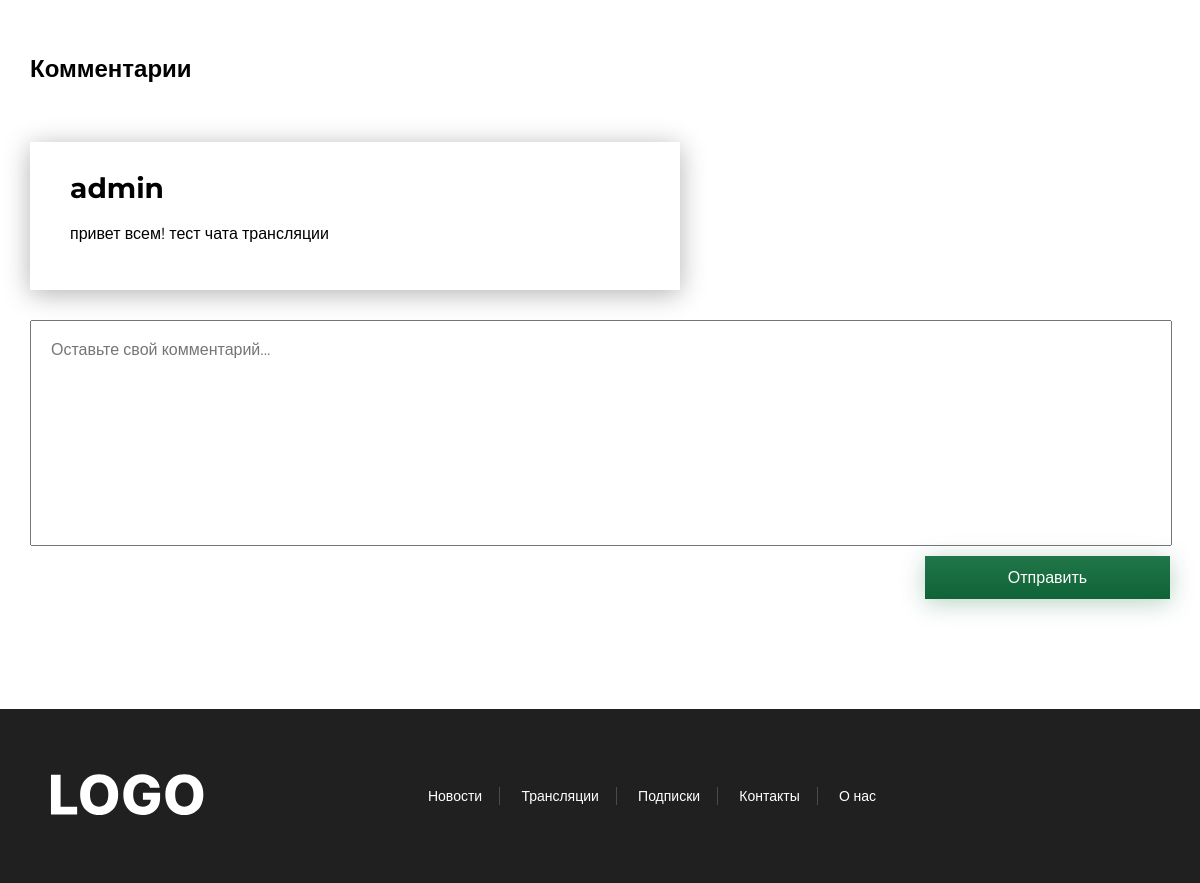
Before: /translation/3 (signed in, lower part) with the older database file.
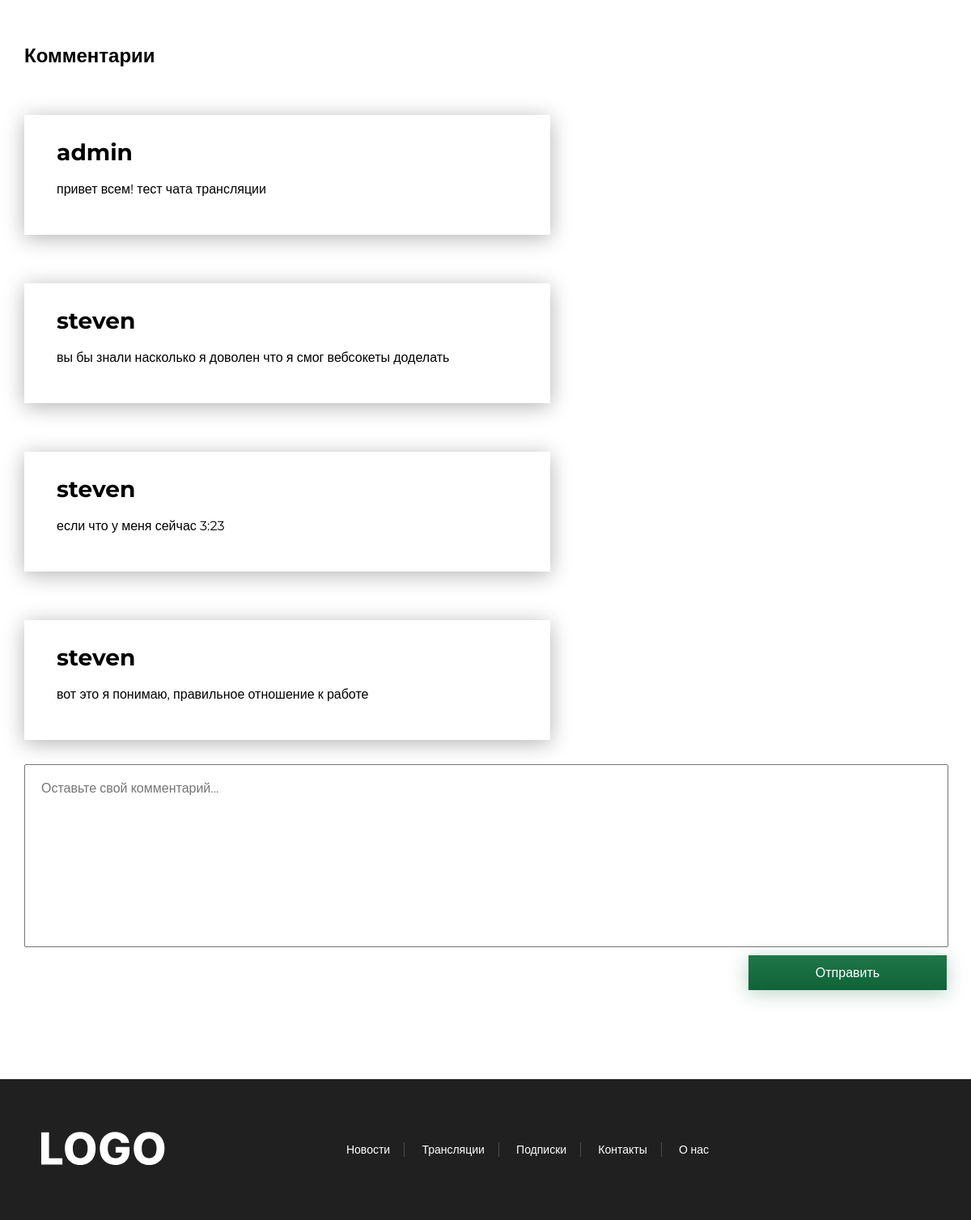
After: the same page with the newer database file.
### mainsite/models.py (models this page shows, shortened)
class TranslationComment(models.Model):
    text = models.TextField("Текст коментария", max_length=500)
    author = models.CharField("Автор", max_length=100)
    translation = models.ForeignKey(Translation, on_delete=models.CASCADE)
    class Meta:
        verbose_name = "Комментарий"
        verbose_name_plural = "Комментарии к трансляциям"

### mainsite/views.py (the view, shortened to what this page needs)
# urls.py: path('translation/<pk>', views.TranslationPage.as_view(), name='translation'),
class TranslationPage(View):
    def get(self, request, pk, *args, **kwargs):
        data = Translation.objects.get(id=pk)
        comments = TranslationComment.objects.filter(translation__name=data.name)
        category = Category.objects.all()
        translations = Translation.objects.all()
        login_form = LoginForm()
        register = UserRegistrationForm()
        if request.user.is_authenticated:
            user_data = UserSubs.objects.get(user=request.user)
            sub_end_date = user_data.end_sub
            end_sub = False
            if sub_end_date == None:
                end_sub = True
            else:
                if date.today() > sub_end_date:
                    end_sub = True
            if_ultimate = str(user_data.sub)
            return render(request, 'translationcard.html',
                          {'translation_data': data, "category": category, "translations": translations,
                           'key': 'all',
                           "news_key": 'all', 'day': 'Сегодня',
                           'is_filter': False, 'login_form': login_form, 'reg_form': register, 'comments': comments,
                           'user_data': user_data, 'if_ultimate': if_ultimate, 'end_sub': end_sub, 'pk': pk})

### mainsite/forms.py (shortened to what this page needs)
class LoginForm(Form):
    username = forms.CharField(widget=forms.TextInput(
        attrs={'class': 'popup-reg__input_type_email popup-reg__form-styles', 'placeholder': 'login'}))
    password = forms.CharField(widget=forms.PasswordInput(
        attrs={'class': 'popup-reg__input_type_password popup-reg__form-styles', 'placeholder': 'password'}))

class UserRegistrationForm(forms.ModelForm):
    password = forms.CharField(
        widget=forms.PasswordInput(
            attrs={'class': 'popup-reg__input_type_password popup-reg__form-styles', 'placeholder': 'Пароль'}))
    password2 = forms.CharField(widget=forms.PasswordInput(
        attrs={'class': 'popup-reg__input_type_password popup-reg__form-styles', 'placeholder': 'Подтвержение пароля'}))
    class Meta:
        model = User
        fields = ('username', 'email')
        widgets = {
            'username': forms.TextInput(attrs={
                'class': "popup-reg__input_type_name popup-reg__form-styles",
                'placeholder': 'Имя'
            }),
            'email': forms.TextInput(attrs={
                'class': "popup-reg__input_type_password popup-reg__form-styles",
                'placeholder': 'email',
                'type': 'email'
            })
        }

### mainsite/models.py (called while the page is built)
    def __str__(self):
        return self.name

    def __str__(self):
        return self.sub_name

### templates/translationcard.html (shortened to what this page needs)
{% extends "base-main.html" %} {% load static %}{% block title %}{{ translation_data.name }}{% endblock title %}
{% block content %}
    <div class="streams-margin">
        <section class="translation">
                {% if request.user.is_authenticated %}
                    <section class="comments">
                        <h2 class="comments__title">Комментарии</h2>
                        {% for i in comments %}
                            <article class="comments__comment">
                                <h2 class="comments__name">{{ i.author }}</h2>
                                <p class="comments__comment-text">{{ i.text }}</p>
                            </article>
                        {% endfor %}
                    </section>
                    {% if request.user.is_authenticated %}
                        <form action="{% url 'chat' translation_data.pk %}" class="post__comment" method="post">
                            <textarea name="comment" id="comment" cols="30" rows="10" class="post__textarea"
                                      placeholder="Оставьте свой комментарий..."></textarea>
                            <button class="post__comment-btn btn-no-style">Отправить</button>
                        </form>
                    {% endif %}
                {% endif %}
        </section>
    </div>
{% endblock content %}

### templates/base-main.html (shortened to what this page needs)
{% load static %}
<!DOCTYPE html>
<html lang="ru" xmlns="http://www.w3.org/1999/html">
<head>
    <link rel="stylesheet" href="{% static 'css/style.css' %}">
    <link rel="stylesheet" href="{% static 'css/adaptive_index.css' %}">
    <link rel="stylesheet" href="{% static 'css/adaptive.css' %}">
    <link rel="stylesheet" href="{% static 'css/aboutus.css' %}">
</head>
<body class="page">
<main class="main">
    {% block content %} {% endblock content %}
</main>
<footer class="footer">
    <a href="{% url 'index' %}"><img src="{% static 'image/LOGO_footer.svg' %}" alt="logo" class="footer__logo"></a>
    <hav class="header__navigation footer__navigation">
        <a href="{% url 'news_list' %}" class="header__navigation-element">Новости</a>
        <a href="{% url 'translations_list' %}" class="header__navigation-element">Трансляции</a>
        <a href="./subscription.html" class="header__navigation-element">Подписки</a>
        <a href="./contacts.html" class="header__navigation-element">Контакты</a>
        <a href="./aboutus.html" class="header__navigation-element">О нас</a>
    </hav>
</footer>
</body>
</html>

### mainsite/static/css/style.css (style rules this page uses)
.main { overflow: hidden; padding-bottom: 50px; }
.page { font-family: Montserrat, Arial, sans-serif; }
.header__navigation { justify-content: center; flex-direction: row; }
.header__navigation-element { font-weight: 300; font-size: 14px; line-height: 17px; color: #FFFFFF; padding: 0 17px 0 17px; border-right: 1px solid rgba(255, 255, 255, 0.19); text-decoration: none; transition: 2s opacity ease; opacity: 1; }
.header__navigation-element:last-of-type { border-right: none; }
.streams-margin { display: flex; flex-direction: row; justify-content: space-between; }
.btn-no-style { padding: 0; border: none; background: transparent; cursor: pointer; }
.footer { background: #202020; width: 100%; height: 174px; display: flex; justify-content: space-between; align-items: center; }
.footer__logo { width: 154px; height: 65px; margin-left: 50px; }
.footer__navigation { margin-right: 100px; }
.comments { display: flex; flex-direction: column; width: 95%; }
.comments__title { width: 95%; margin: 50px 0 30px; }
.comments__comment { width: calc(60% - 70px); margin: 30px 0; display: flex; flex-direction: column; box-shadow: 0px 4px 25px rgba(0, 0, 0, 0.3); padding-top: 30px; padding-left: 40px; padding-right: 30px; padding-bottom: 30px; }
.comments__name { font-size: 28px; line-height: 32px; margin: 0; }
.comments__comment-text { font-size: 16px; line-height: 20px; margin-top: 20px; }
.post__comment { display: flex; flex-direction: column; }
.post__textarea { width: calc(100% - 40px); resize: none; padding: 0; margin-bottom: 10px; outline: 0; outline-offset: 0; padding: 20px; }
.post__comment-btn { width: 245px; height: 43px; background: linear-gradient(180deg, #207649 0%, #0F6337 100%); box-shadow: 0px 4px 25px rgba(22, 107, 62, 0.3); align-self: end; color: #fff; }
.translation { max-width: 1042px; margin: 60px auto; }

### mainsite/static/css/adaptive_index.css (style rules this page uses)
main { max-width: 1500px; margin: auto; }

### mainsite/static/css/adaptive.css (style rules this page uses)
.translation { padding-right: 40px; margin-left: 20px; }
@media (max-width: 1200px) { .translation { padding: 0 30px; margin: 60px auto; min-width: calc(100% - 60px); } }
main { max-width: 1500px; margin: auto; min-height: 100vh; }

Changed rows visible on the page:
added TranslationComment: author "steven", text "вы бы знали насколько я доволен что я смог вебсокеты доделать"
added TranslationComment: author "steven", text "если что у меня сейчас 3:23"
added TranslationComment: author "steven", text "вот это я понимаю, правильное отношение к работе"
